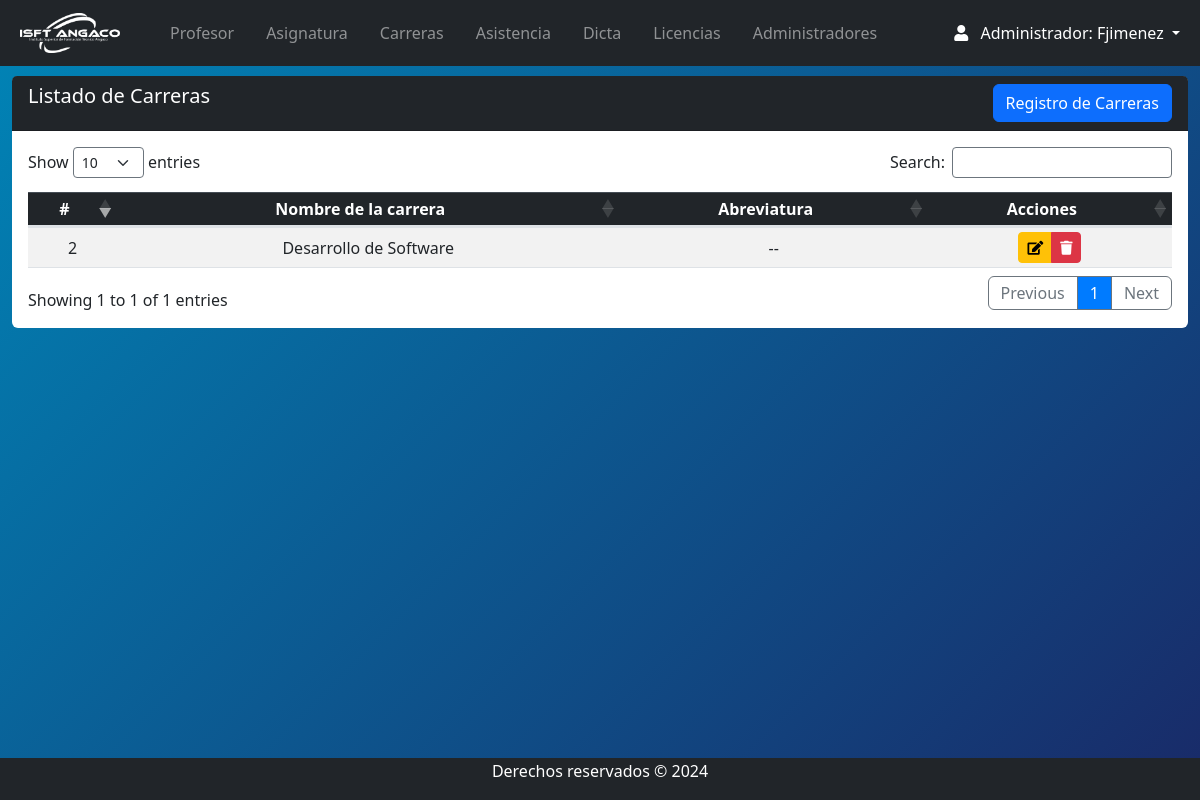
Before: /Views/admin/carrera_index.php (signed in) with the older database file.
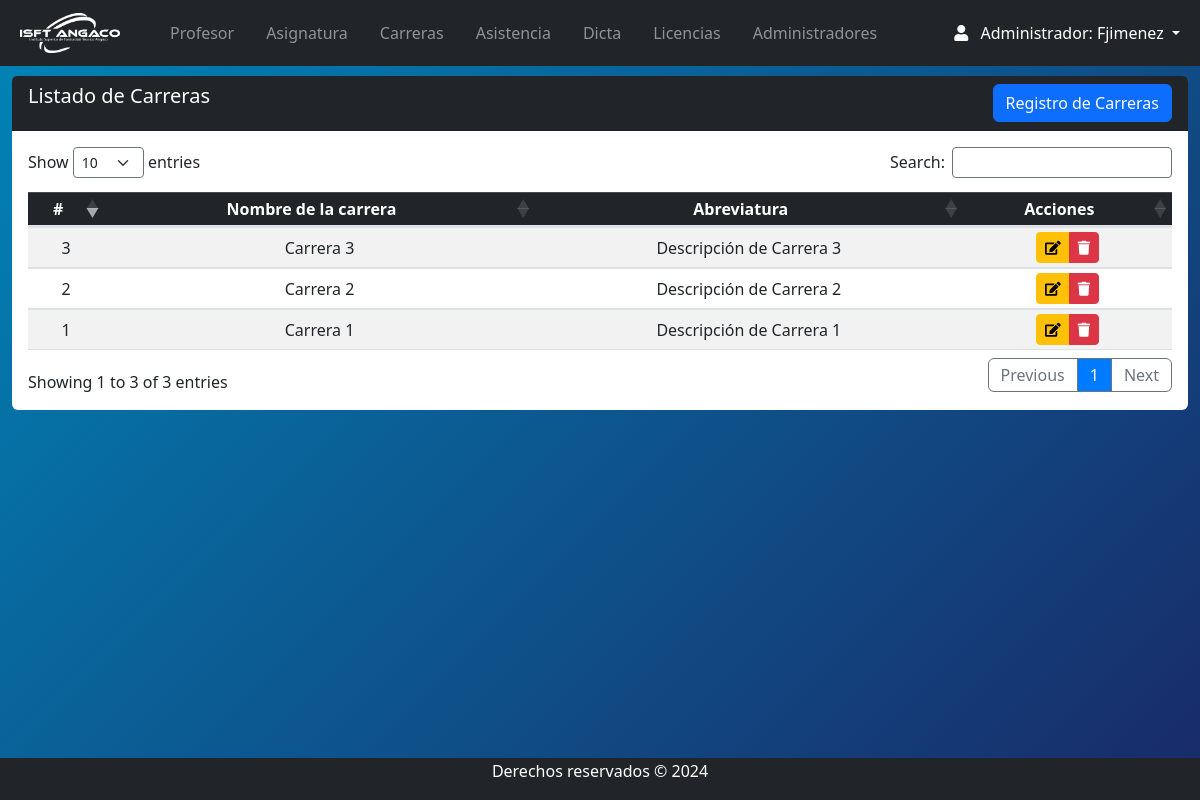
After: the same page with the newer database file.
### tables this page shows
CREATE TABLE `carreras` (
  `id` int(11) NOT NULL,
  `nombre` varchar(255) NOT NULL,
  `descripcion` varchar(255) NOT NULL
);

### Views/admin/carrera_index.php (the view, shortened to what this page needs)
<?php
include("../../conn/connection.php");
include("navbar.php");
$sql = "SELECT * FROM carreras";
$resultado = mysqli_query($conexion, $sql);
?>
<section class="content mt-3">
    <div class="row m-auto">
        <div class="col-sm">
        <div class="card rounded-2 border-0">
        <div class="card-header bg-dark text-white pb-0">
            <h5 class="d-inline-block">Listado de Carreras</h5>
            <a class="btn btn-primary float-right mb-2" href="carrera_crea.php">Registro de Carreras</a>
        </div>
        <div class="card-body table-responsive">
        <table id="example" class="table table-striped table-sm" style="width:100%">
        <thead id="color1" class="table-dark">
            <tr>
                <th>#</th>
                <th>Nombre de la carrera</th>
                <th>Abreviatura</th>
                <th>Acciones</th>
            </tr>
        </thead>
        <tbody>
            <?php
            while ($filas = mysqli_fetch_assoc($resultado)) {
            ?>
                <tr class="col-sm">
                    <td><?php echo $filas['id'] ?></td>
                    <td><?php echo $filas['nombre'] ?></td>
                    <td><?php echo $filas['descripcion']; ?></td>
                    <td class="text-center">
                        <div class="btn-group">
                            <button class="btn btn-warning btn-sm">
                                <?php echo '<a href="carrera_edit.php?id=' . $filas['id'] . '"><i class="fas fa-edit"></i></a>'; ?>
                            </button>
                            <a href="javascript:eliminar_carrera(<?php echo $filas['id']; ?>)"
                               class="btn btn-danger btn-sm"
                               title="Borrar"
                               role="button">
                                <i class="fas fa-trash"></i>
                            </a>
                        </div>
                    </td>
                </tr>
            <?php
            }
            ?>
        </tbody>
    </table>
    </div>
</div>
</div>
    </div>
</section>
<?php
require("footer.php");
?>

### Views/admin/navbar.php (shortened to what this page needs)
<!DOCTYPE html>
<html lang="es">
<head>
  <link rel="stylesheet" href="https://use.fontawesome.com/releases/v5.8.2/css/all.css">
  <link rel="stylesheet" href="../../css/style.css">
  <link href="https://cdn.jsdelivr.net/npm/bootstrap@5.3.2/dist/css/bootstrap.min.css" rel="stylesheet">
  <link rel="stylesheet" href="https://maxcdn.bootstrapcdn.com/bootstrap/4.5.2/css/bootstrap.min.css">
  <link rel="stylesheet" href="https://cdnjs.cloudflare.com/ajax/libs/twitter-bootstrap/5.3.0/css/bootstrap.min.css">
  <link rel="stylesheet" href="https://cdn.datatables.net/1.13.7/css/dataTables.bootstrap5.min.css">
  <link rel="stylesheet" type="text/css" href="https://cdn.datatables.net/1.13.1/css/dataTables.bootstrap5.min.css" />
  <link rel="stylesheet" type="text/css" href="https://cdn.datatables.net/buttons/2.3.3/css/buttons.bootstrap5.min.css" />
  <link rel="stylesheet" href="https://cdn.jsdelivr.net/npm/bootstrap@5.3.0-alpha1/dist/css/bootstrap.min.css" />
  <link rel="stylesheet" href="https://cdnjs.cloudflare.com/ajax/libs/font-awesome/6.2.1/css/all.min.css" />
  <link rel="stylesheet" href="https://cdnjs.cloudflare.com/ajax/libs/font-awesome/5.15.4/css/all.min.css">
</head>
<body>
  <div style="height:60px">
    <nav class="navbar navbar-expand-lg navbar-dark bg-dark fixed-top">
      <div class="container-fluid ml-2 ">
        <a href="index.php" class="navbar-brand mb-0 pr-3 ">
          <img class="d-line-block align-top " src="../../img/LOGO3.png" width="100px" style="margin-right:10px">
        </a>
        <div class="collapse navbar-collapse d-flex" id="navbarNav">
          <ul class="navbar-nav mr-auto flex-grow-1 bd-highlight">
            <div class="collapse navbar-collapse " id="navbarNav">
              <ul class="navbar-nav mr-auto ">
            <li class="nav-item  pr-3">
              <a class="nav-link " href="profe_index.php">Profesor </a>
            </li>
            <li class="nav-item  pr-3">
              <a class="nav-link " href="materia_index.php">Asignatura </a>
            </li>
            <li class="nav-item  pr-3">
              <a class="nav-link " href="carrera_index.php">Carreras</a>
            </li>
             <li class="nav-item  pr-3">
              <a class="nav-link " href="asistencia_index.php">Asistencia</a>
            </li>
            <li class="nav-item  pr-3">
              <a class="nav-link" href="dicta_index.php">Dicta</a>
            </li>
             <li class="nav-item  pr-3">
              <a class="nav-link" href="licencia_index.php">Licencias</a>
            </li>
            <li class="nav-item  pr-3">
              <a class="nav-link" href="admin_index.php">Administradores</a>
            </li>
          </ul>
          <form class="form-inline d-flex justify-content-end">
            <div class="collapse navbar-collapse" id="navbarNav">
              <ul class="navbar-nav">
                <li class="nav-item dropdown">
                  <a class="nav-link dropdown-toggle active" href="#" role="button" data-bs-toggle="dropdown" aria-expanded="false">
                    <i class="fas fa-user pr-2"></i>
                    Administrador:
                    <?php if (isset($_SESSION['nombre']) ) : ?>
                    <?php echo $_SESSION['nombre'] ; ?>
                    <?php endif; ?>
                    </a>
              </li>
            </div>
            </ul>
        </div>
      </div>
    </nav>
  </div>

### Views/admin/footer.php (shortened to what this page needs)
        <br/><br/>
        <footer class="text-white bg-dark">
                <p>Derechos reservados &copy; 2024</p>
        </footer>
    </body>
</html>

### css/style.css (style rules this page uses)
body { position: relative; padding-bottom: 10px; min-height: 100vh; }
th, td { text-align: center !important; vertical-align: middle !important; }

### Views/admin/navbar.php (style rules this page uses)
body { background: linear-gradient(135deg,#0085b7, #192a68); }

### Views/admin/carrera_index.php (style rules this page uses)
.fa-edit { color: black; }
.fa-trash { color: white; }

### Views/admin/footer.php (style rules this page uses)
footer { background: #1b1e21; width: 100%; padding: 1px; position: absolute; bottom:0; }
footer p { text-align: center; }

Changed rows visible on the page:
added carreras: id "1", nombre "Carrera 1", descripcion "Descripción de Carrera 1"
changed carreras id 2: nombre "Desarrollo de Software" → "Carrera 2"; descripcion "--" → "Descripción de Carrera 2"
added carreras: id "3", nombre "Carrera 3", descripcion "Descripción de Carrera 3"
Other visible differences:
text written by a page script: "Show entries Search: Showing 1 to 1 of 1 entries Previous 1 Next" → "Show entries Search: Showing 1 to 3 of 3 entries Previous 1 Next"
